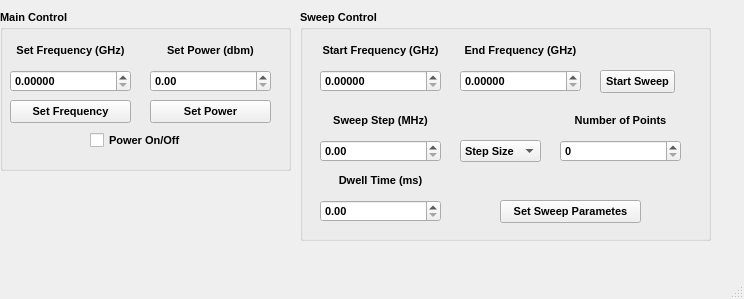
<?xml version="1.0" encoding="UTF-8"?>
<ui version="4.0">
 <class>MainWindow</class>
 <widget class="QMainWindow" name="MainWindow">
  <property name="geometry">
   <rect>
    <x>0</x>
    <y>0</y>
    <width>744</width>
    <height>299</height>
   </rect>
  </property>
  <property name="windowTitle">
   <string>MainWindow</string>
  </property>
  <widget class="QWidget" name="centralwidget">
   <widget class="QGroupBox" name="groupBox">
    <property name="geometry">
     <rect>
      <x>0</x>
      <y>10</y>
      <width>291</width>
      <height>161</height>
     </rect>
    </property>
    <property name="font">
     <font>
      <pointsize>8</pointsize>
      <bold>true</bold>
     </font>
    </property>
    <property name="title">
     <string>Main Control</string>
    </property>
    <widget class="QCheckBox" name="togglePwrChk">
     <property name="geometry">
      <rect>
       <x>90</x>
       <y>120</y>
       <width>101</width>
       <height>21</height>
      </rect>
     </property>
     <property name="text">
      <string>Power On/Off</string>
     </property>
    </widget>
    <widget class="QLabel" name="label">
     <property name="geometry">
      <rect>
       <x>10</x>
       <y>30</y>
       <width>121</width>
       <height>21</height>
      </rect>
     </property>
     <property name="text">
      <string>Set Frequency (GHz)</string>
     </property>
     <property name="alignment">
      <set>Qt::AlignCenter</set>
     </property>
    </widget>
    <widget class="QLabel" name="label_2">
     <property name="geometry">
      <rect>
       <x>150</x>
       <y>30</y>
       <width>121</width>
       <height>21</height>
      </rect>
     </property>
     <property name="text">
      <string>Set Power (dbm)</string>
     </property>
     <property name="alignment">
      <set>Qt::AlignCenter</set>
     </property>
    </widget>
    <widget class="QDoubleSpinBox" name="freqBox">
     <property name="geometry">
      <rect>
       <x>10</x>
       <y>60</y>
       <width>121</width>
       <height>22</height>
      </rect>
     </property>
     <property name="decimals">
      <number>5</number>
     </property>
    </widget>
    <widget class="QDoubleSpinBox" name="pwrBox">
     <property name="geometry">
      <rect>
       <x>150</x>
       <y>60</y>
       <width>121</width>
       <height>22</height>
      </rect>
     </property>
     <property name="decimals">
      <number>2</number>
     </property>
    </widget>
    <widget class="QPushButton" name="setFreqBtn">
     <property name="geometry">
      <rect>
       <x>10</x>
       <y>90</y>
       <width>121</width>
       <height>23</height>
      </rect>
     </property>
     <property name="text">
      <string>Set Frequency</string>
     </property>
    </widget>
    <widget class="QPushButton" name="setPwrBtn">
     <property name="geometry">
      <rect>
       <x>150</x>
       <y>90</y>
       <width>121</width>
       <height>23</height>
      </rect>
     </property>
     <property name="text">
      <string>Set Power</string>
     </property>
    </widget>
   </widget>
   <widget class="QGroupBox" name="groupBox_2">
    <property name="geometry">
     <rect>
      <x>300</x>
      <y>10</y>
      <width>411</width>
      <height>231</height>
     </rect>
    </property>
    <property name="font">
     <font>
      <pointsize>8</pointsize>
      <bold>true</bold>
     </font>
    </property>
    <property name="title">
     <string>Sweep Control</string>
    </property>
    <widget class="QPushButton" name="startSwpBtn">
     <property name="geometry">
      <rect>
       <x>300</x>
       <y>60</y>
       <width>75</width>
       <height>23</height>
      </rect>
     </property>
     <property name="text">
      <string>Start Sweep</string>
     </property>
    </widget>
    <widget class="QDoubleSpinBox" name="startFreqBox">
     <property name="geometry">
      <rect>
       <x>20</x>
       <y>60</y>
       <width>121</width>
       <height>22</height>
      </rect>
     </property>
     <property name="decimals">
      <number>5</number>
     </property>
    </widget>
    <widget class="QLabel" name="label_4">
     <property name="geometry">
      <rect>
       <x>150</x>
       <y>30</y>
       <width>141</width>
       <height>21</height>
      </rect>
     </property>
     <property name="text">
      <string>End Frequency (GHz)</string>
     </property>
     <property name="alignment">
      <set>Qt::AlignCenter</set>
     </property>
    </widget>
    <widget class="QLabel" name="label_3">
     <property name="geometry">
      <rect>
       <x>10</x>
       <y>30</y>
       <width>141</width>
       <height>21</height>
      </rect>
     </property>
     <property name="text">
      <string>Start Frequency (GHz)</string>
     </property>
     <property name="alignment">
      <set>Qt::AlignCenter</set>
     </property>
    </widget>
    <widget class="QDoubleSpinBox" name="endFreqBox">
     <property name="geometry">
      <rect>
       <x>160</x>
       <y>60</y>
       <width>121</width>
       <height>22</height>
      </rect>
     </property>
     <property name="decimals">
      <number>5</number>
     </property>
    </widget>
    <widget class="QDoubleSpinBox" name="stepSizeBox">
     <property name="geometry">
      <rect>
       <x>20</x>
       <y>130</y>
       <width>121</width>
       <height>22</height>
      </rect>
     </property>
    </widget>
    <widget class="QLabel" name="label_5">
     <property name="geometry">
      <rect>
       <x>20</x>
       <y>100</y>
       <width>121</width>
       <height>21</height>
      </rect>
     </property>
     <property name="text">
      <string>Sweep Step (MHz)</string>
     </property>
     <property name="alignment">
      <set>Qt::AlignCenter</set>
     </property>
    </widget>
    <widget class="QLabel" name="label_6">
     <property name="geometry">
      <rect>
       <x>260</x>
       <y>100</y>
       <width>121</width>
       <height>21</height>
      </rect>
     </property>
     <property name="text">
      <string>Number of Points</string>
     </property>
     <property name="alignment">
      <set>Qt::AlignCenter</set>
     </property>
    </widget>
    <widget class="QSpinBox" name="pointsBox">
     <property name="geometry">
      <rect>
       <x>260</x>
       <y>130</y>
       <width>121</width>
       <height>22</height>
      </rect>
     </property>
    </widget>
    <widget class="QComboBox" name="sweepDefBox">
     <property name="geometry">
      <rect>
       <x>160</x>
       <y>130</y>
       <width>81</width>
       <height>22</height>
      </rect>
     </property>
     <item>
      <property name="text">
       <string>Step Size</string>
      </property>
     </item>
     <item>
      <property name="text">
       <string>Points</string>
      </property>
     </item>
    </widget>
    <widget class="QDoubleSpinBox" name="dwellTimeBox">
     <property name="geometry">
      <rect>
       <x>20</x>
       <y>190</y>
       <width>121</width>
       <height>22</height>
      </rect>
     </property>
    </widget>
    <widget class="QLabel" name="label_7">
     <property name="geometry">
      <rect>
       <x>20</x>
       <y>160</y>
       <width>121</width>
       <height>21</height>
      </rect>
     </property>
     <property name="text">
      <string>Dwell Time (ms)</string>
     </property>
     <property name="alignment">
      <set>Qt::AlignCenter</set>
     </property>
    </widget>
    <widget class="QPushButton" name="setSweepParamBtn">
     <property name="geometry">
      <rect>
       <x>200</x>
       <y>190</y>
       <width>141</width>
       <height>23</height>
      </rect>
     </property>
     <property name="text">
      <string>Set Sweep Parametes</string>
     </property>
    </widget>
   </widget>
  </widget>
  <widget class="QMenuBar" name="menubar">
   <property name="geometry">
    <rect>
     <x>0</x>
     <y>0</y>
     <width>744</width>
     <height>21</height>
    </rect>
   </property>
  </widget>
  <widget class="QStatusBar" name="statusbar"/>
 </widget>
 <resources/>
 <connections/>
</ui>
